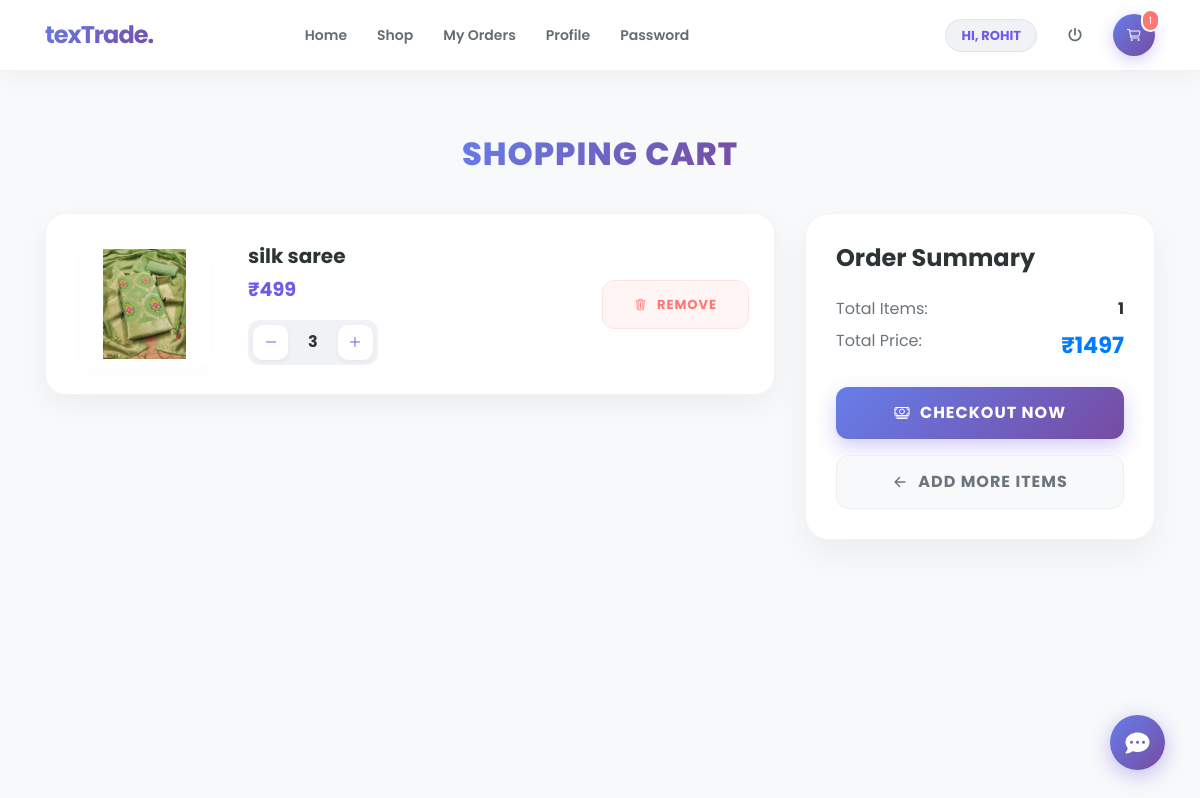
The page /cart (signed in) on the database as committed earlier.
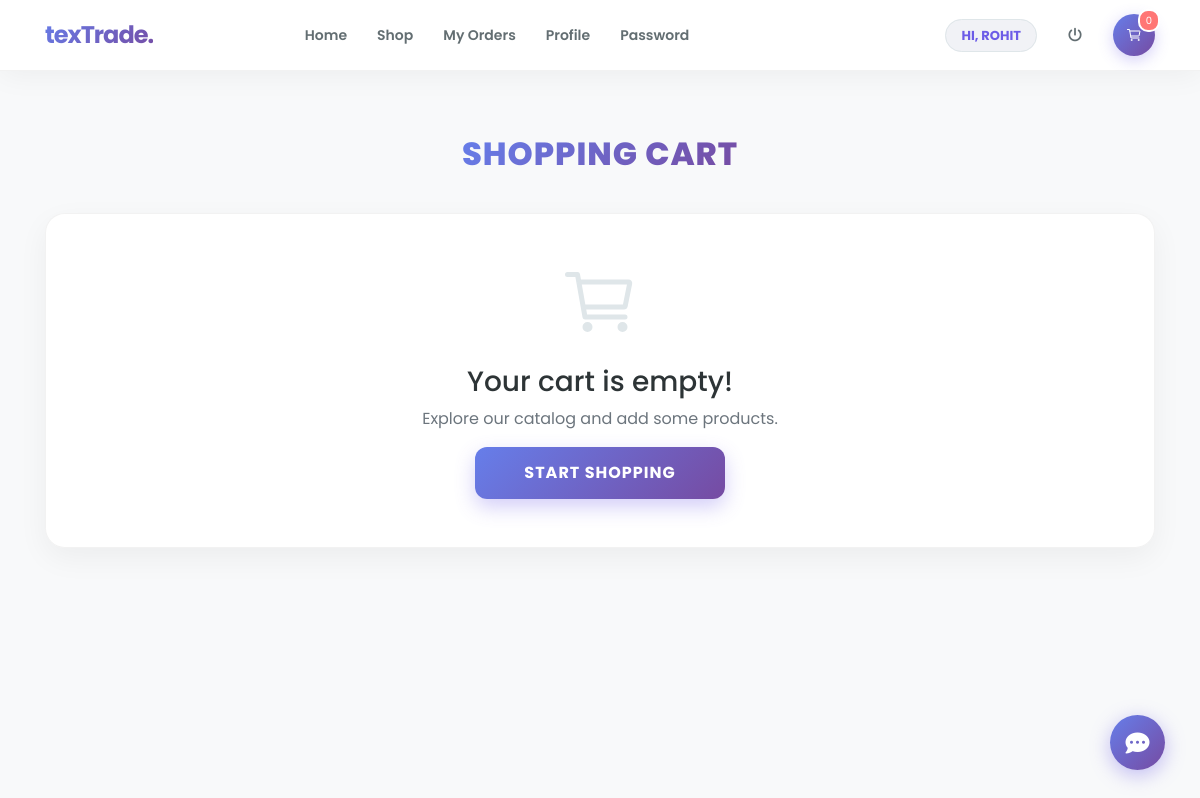
The same page on the database as committed later.
### textiles/models.py (models this page shows, shortened)
class Cart(models.Model):
    id = models.AutoField(primary_key=True)
    profile = models.ForeignKey(Profile,on_delete=models.CASCADE,null=True)
    product = models.ForeignKey(Product, on_delete=models.CASCADE, null=True)
    quantity = models.PositiveIntegerField(default=1,null=True)

class Product(models.Model):
    id = models.AutoField(primary_key=True)
    category = models.ForeignKey(Category, on_delete=models.CASCADE, null=True)
    vendor = models.ForeignKey(Vendor, on_delete=models.CASCADE, null=True)
    image = models.FileField(upload_to='images/', null=True)
    name = models.CharField(max_length=30, null=True)
    price = models.IntegerField(null=True)
    desc = models.TextField(null=True)

### textiles/views.py (the view)
# urls.py: path('cart', view_cart, name='cart'),
def view_cart(request):
    if not request.user.is_authenticated:
        return redirect('login')
    user = User.objects.get(id=request.user.id)
    profile = Profile.objects.get(user=user)
    cart =  Cart.objects.filter(profile=profile).all()
    for i in cart:
        if i.quantity == 0:
           i.delete()
           return redirect('cart')
    total=0
    num1=0
    book_id=request.user.username
    message1="Here ! No Any Product"
    for i in cart:
        total+=i.product.price * i.quantity
        num1+=1
        book_id = book_id+"."+str(i.product.id)
    d = {'profile':profile,'cart':cart,'total':total,'num1':num1,'book':book_id,'message':message1}
    return render(request,'cart.html',d)

### textiles/templates/cart.html (shortened to what this page needs)
{% extends 'navigation.html' %}
{% block body %}
<div class="container cart-wrapper">
    <div class="text-center">
        <h2 class="cart-header-title">Shopping Cart</h2>
    </div>
    {% if not cart %}
        <div class="text-center cart-card py-5">
            <ion-icon name="cart-outline" style="font-size: 80px; color: #dfe6e9;"></ion-icon>
            <h3 class="mt-3">Your cart is empty!</h3>
            <p class="text-muted">Explore our catalog and add some products.</p>
            <a href="{% url 'view_product' 0 %}" class="btn btn-checkout btn-custom mt-3 mx-auto" style="max-width: 250px;">
                Start Shopping
            </a>
        </div>
    {% else %}
        <div class="row">
            <div class="col-lg-8">
                {% for i in cart %}
                <div class="cart-card">
                    <div class="row align-items-center">
                        <div class="col-md-3">
                            <div class="cart-img-container mx-auto">
                                <img src="{{ i.product.image.url }}" class="cart-img">
                            </div>
                        </div>
                        <div class="col-md-6">
                            <div class="item-details mt-3 mt-md-0 text-center text-md-left">
                                <h5>{{ i.product.name }}</h5>
                                <div class="item-price">₹{{ i.product.price }}</div>
                                <div class="qty-container mx-auto mx-md-0">
                                    <a href="{% url 'minus_cart' i.id %}" class="qty-btn">
                                        <ion-icon name="remove-outline"></ion-icon>
                                    </a>
                                    <span class="qty-amount">{{ i.quantity }}</span>
                                    <a href="{% url 'plus_cart' i.id %} " class="qty-btn">
                                        <ion-icon name="add-outline"></ion-icon>
                                    </a>
                                </div>
                            </div>
                        </div>
                        <div class="col-md-3 text-center text-md-right mt-3 mt-md-0">
                            <a href="{% url 'remove_cart' i.id %}" class="btn btn-remove btn-custom mx-auto mx-md-0">
                                <ion-icon name="trash-outline"></ion-icon> Remove
                            </a>
                        </div>
                    </div>
                </div>
                {% endfor %}
            </div>
            <div class="col-lg-4">
                <div class="summary-card">
                    <h4 class="font-weight-bold mb-4">Order Summary</h4>
                    <div class="d-flex justify-content-between mb-2">
                        <span class="text-muted">Total Items:</span>
                        <span class="font-weight-bold">{{ cart|length }}</span>
                    </div>
                    <div class="d-flex justify-content-between mb-4">
                        <span class="text-muted">Total Price:</span>
                        <span class="font-weight-bold text-primary" style="font-size: 1.4rem;">₹{{ total }}</span>
                    </div>
                    <a href="{% url 'booking' book %}" class="btn btn-checkout btn-custom mb-3">
                        <ion-icon name="cash-outline"></ion-icon> Checkout Now
                    </a>
                    <a href="{% url 'view_product' 0 %}" class="btn btn-light btn-custom text-muted" style="border: 1px solid #eee;">
                        <ion-icon name="arrow-back-outline"></ion-icon> Add More Items
                    </a>
                </div>
            </div>
        </div>
    {% endif %}
</div>
{% endblock %}

### textiles/templates/navigation.html (shortened to what the changed rows need)
<!DOCTYPE html>
<html lang="en">
<head>
    {% load static %}
    <link rel="stylesheet" href="https://maxcdn.bootstrapcdn.com/bootstrap/4.0.0/css/bootstrap.min.css">
    <link rel="stylesheet" href="https://cdnjs.cloudflare.com/ajax/libs/font-awesome/6.4.0/css/all.min.css">
</head>
<body>
<nav class="navbar navbar-expand-lg fixed-top">
    <div class="container">
        <div class="collapse navbar-collapse" id="mainNavbar">
            <ul class="navbar-nav ml-auto align-items-center">
                {% if request.user.username and not request.user.is_staff %}
                    <li class="nav-item ml-lg-3">
                        <a href="{% url 'cart' %}" class="cart-circle">
                            <ion-icon name="cart-outline"></ion-icon>
                            <span class="cart-count">{{ num1 }}</span>
                        </a>
                    </li>
                {% endif %}
            </ul>
        </div>
    </div>
</nav>
{% block body %}
{% endblock %}
</body>
</html>

Rows that differ between the two databases and show on the page:
removed Cart: product.image (picture), product.name "silk saree", product.price "499", quantity "3"
Other text that changed with them:
{{ num1 }}: "1" → "0"
{{ cart|length }}: "1" → (not shown)
{{ total }}: "1497" → (not shown)
text no longer shown: "Order Summary Total Items: Total Price: ₹ CHECKOUT NOW ADD MORE ITEMS"
text now shown: "Your cart is empty! Explore our catalog and add some products. START SHOPPING"
